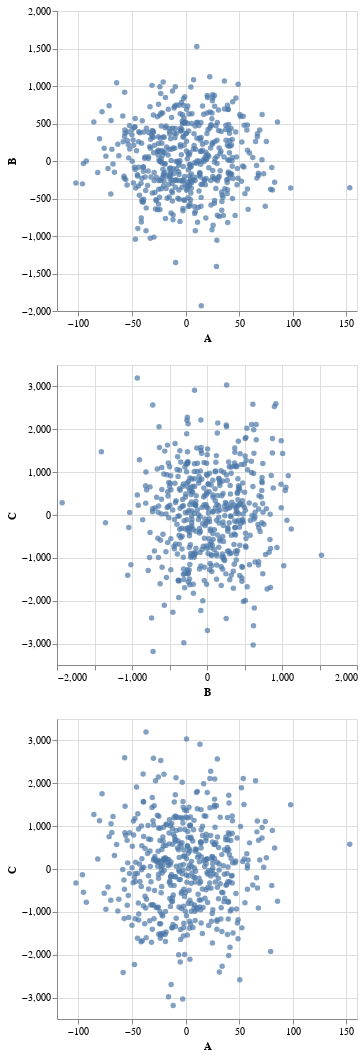

Here is the notebook cell this chart was saved with:
### Code cell
A, B, C = random.choice(ABC_all).transpose()
AB = alt.Chart(pd.DataFrame({"A":A, "B":B})).mark_circle().encode(
    x="A",
    y="B")
BC= alt.Chart(pd.DataFrame({"B":B, "C":C})).mark_circle().encode(
    x="B",
    y="C")
AC = alt.Chart(pd.DataFrame({"A":A, "C":C})).mark_circle().encode(
    x="A",
    y="C")
alt.vconcat(AB, BC, AC)

### Figure 1 — Vega-Lite specification as saved in the notebook (floating-point values rounded to 4 significant figures; data arrays with more than 128 entries replaced by an {"elided": "..."} marker saying what was removed)
{"config": {"view": {"continuousWidth": 300, "continuousHeight": 300}}, "vconcat": [{"data": {"name": "data-3180029b43f8f66d917d59655eac9660"}, "mark": {"type": "circle"}, "encoding": {"x": {"field": "A", "type": "quantitative"}, "y": {"field": "B", "type": "quantitative"}}}, {"data": {"name": "data-70448fd911af7ab94dc76fee6870320c"}, "mark": {"type": "circle"}, "encoding": {"x": {"field": "B", "type": "quantitative"}, "y": {"field": "C", "type": "quantitative"}}}, {"data": {"name": "data-2b9c2b6136971d0cd918a546715c71dc"}, "mark": {"type": "circle"}, "encoding": {"x": {"field": "A", "type": "quantitative"}, "y": {"field": "C", "type": "quantitative"}}}], "$schema": "https://vega.github.io/schema/vega-lite/v5.16.3.json", "datasets": {"data-3180029b43f8f66d917d59655eac9660": {"elided": "500 records"}, "data-70448fd911af7ab94dc76fee6870320c": {"elided": "500 records"}, "data-2b9c2b6136971d0cd918a546715c71dc": {"elided": "500 records"}}}
